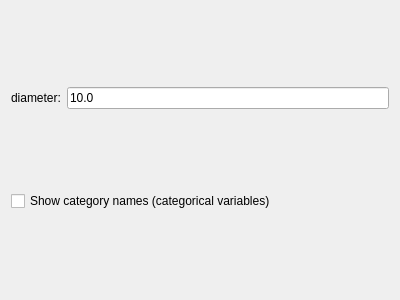
<?xml version="1.0" encoding="UTF-8"?>
<ui version="4.0">
 <class>V3DCfgWidForAttributeInSegmentSet</class>
 <widget class="QWidget" name="V3DCfgWidForAttributeInSegmentSet">
  <property name="geometry">
   <rect>
    <x>0</x>
    <y>0</y>
    <width>400</width>
    <height>300</height>
   </rect>
  </property>
  <property name="windowTitle">
   <string>Form</string>
  </property>
  <layout class="QVBoxLayout" name="verticalLayout">
   <item>
    <layout class="QHBoxLayout" name="horizontalLayout">
     <item>
      <widget class="QLabel" name="label">
       <property name="text">
        <string>diameter:</string>
       </property>
      </widget>
     </item>
     <item>
      <widget class="QLineEdit" name="txtDiameter">
       <property name="text">
        <string>10.0</string>
       </property>
      </widget>
     </item>
    </layout>
   </item>
   <item>
    <widget class="QCheckBox" name="chkShowCategoryCaptions">
     <property name="text">
      <string>Show category names (categorical variables)</string>
     </property>
    </widget>
   </item>
  </layout>
 </widget>
 <resources/>
 <connections>
  <connection>
   <sender>txtDiameter</sender>
   <signal>textChanged(QString)</signal>
   <receiver>V3DCfgWidForAttributeInSegmentSet</receiver>
   <slot>onUserMadeChanges()</slot>
   <hints>
    <hint type="sourcelabel">
     <x>371</x>
     <y>147</y>
    </hint>
    <hint type="destinationlabel">
     <x>395</x>
     <y>172</y>
    </hint>
   </hints>
  </connection>
  <connection>
   <sender>chkShowCategoryCaptions</sender>
   <signal>stateChanged(int)</signal>
   <receiver>V3DCfgWidForAttributeInSegmentSet</receiver>
   <slot>onUserMadeChanges()</slot>
   <hints>
    <hint type="sourcelabel">
     <x>159</x>
     <y>285</y>
    </hint>
    <hint type="destinationlabel">
     <x>395</x>
     <y>232</y>
    </hint>
   </hints>
  </connection>
 </connections>
 <slots>
  <slot>onUserMadeChanges()</slot>
 </slots>
</ui>
